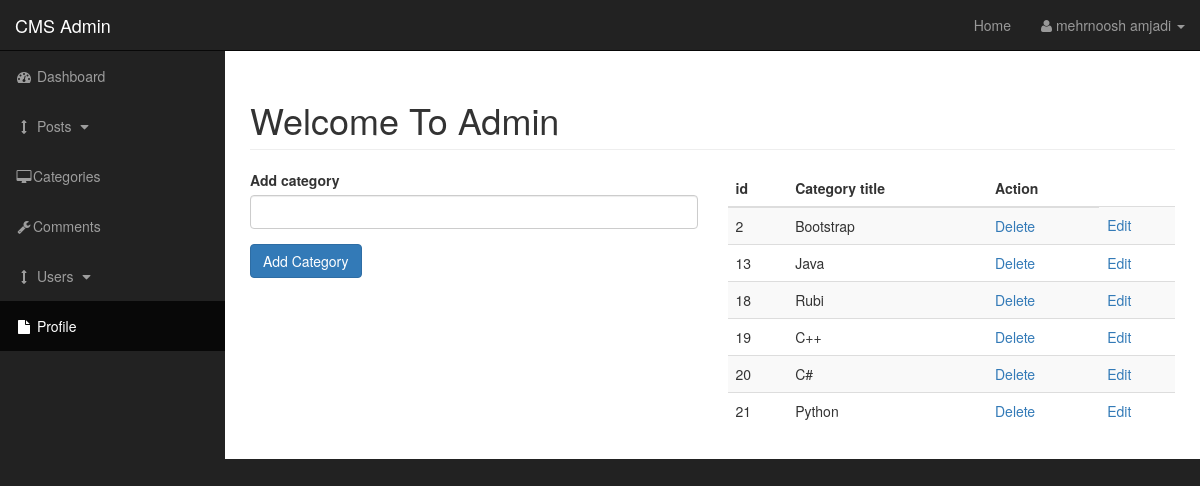
Screenshot of /admin/categories.php (signed in) with the database file from the repository.
### tables this page shows
CREATE TABLE `categories` (
  `cat_id` int(3) NOT NULL,
  `cat_title` varchar(255) NOT NULL
);

### admin/include/functions.php (the view, shortened to what this page needs)
<?php
function Display_Category(){
    global $connection;
    $query = "SELECT * FROM categories";
    $query_process = mysqli_query($connection, $query);
    while ($row = mysqli_fetch_assoc($query_process))
    {
        $cat_id = $row["cat_id"];
        $cat_title = $row["cat_title"];
?>
    <tr>
        <td><?php echo $cat_id; ?></td>
        <td><?php echo $cat_title; ?></td>
        <td><a href="categories.php?delete=<?php echo $cat_id; ?>">Delete</a></td>
        <td><a href="categories.php?edit=<?php echo $cat_id; ?>">Edit</a></td>
    </tr>
<?php } } ?>

### admin/css/sb-admin.css (style rules this page uses)
body { margin-top: 100px; background-color: #222; }
@media (min-width:768px) { body { margin-top: 50px; } }

### rows the page displays
categories: cat_id "2", cat_title "Bootstrap"
categories: cat_id "13", cat_title "Java"
categories: cat_id "18", cat_title "Rubi"
categories: cat_id "19", cat_title "C++"
categories: cat_id "20", cat_title "C#"
categories: cat_id "21", cat_title "Python"

### other values shown
$_SESSION["firstname"] "mehrnoosh"
$_SESSION["lastname"] "amjadi"
